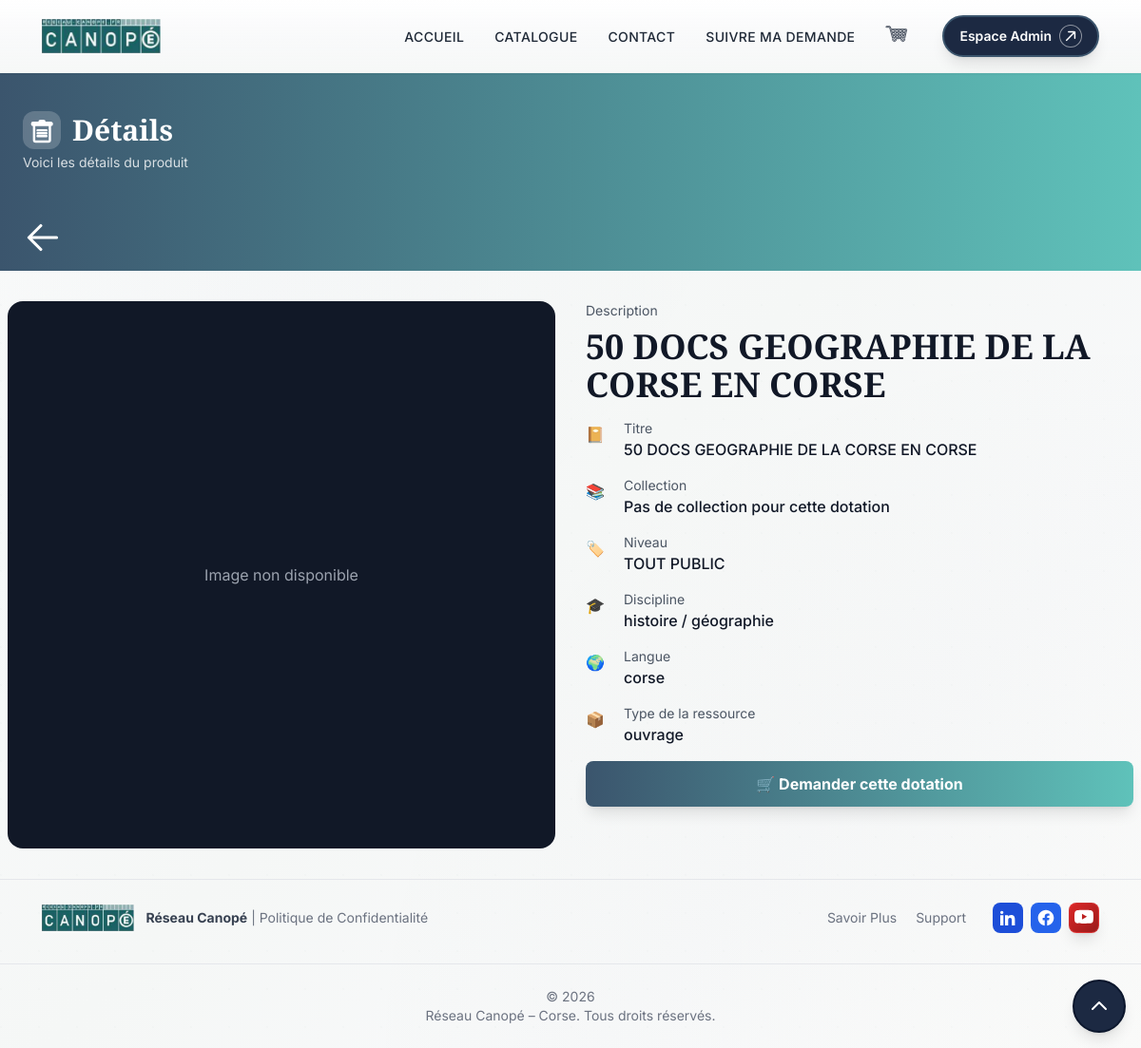
The app's page /details.php?id=14 with its own data.
### tables this page shows
CREATE TABLE `product` (
  `id` int(11) NOT NULL,
  `category_id` int(11) DEFAULT NULL,
  `name` varchar(255) NOT NULL,
  `reference` varchar(100) DEFAULT NULL,
  `description` text,
  `collection` varchar(50) NOT NULL,
  `is_active` tinyint(1) DEFAULT '1',
  `langue_id` int(11) DEFAULT NULL,
  `id_ressource` int(11) NOT NULL,
  `discipline_id` int(11) DEFAULT NULL,
  `stock` int(100) NOT NULL
);

CREATE TABLE `category` (
  `id` int(11) NOT NULL,
  `name` varchar(255) NOT NULL
);

CREATE TABLE `discipline` (
  `id` int(11) NOT NULL,
  `libelle` varchar(100) NOT NULL
);

CREATE TABLE `langue_product` (
  `id` int(11) NOT NULL,
  `langue` varchar(50) NOT NULL
);

CREATE TABLE `type_ressource` (
  `id` int(11) NOT NULL,
  `libelle` varchar(50) NOT NULL
);

### details.php (the view, shortened to what this page needs)
<?php
require_once 'includes/db.php';
$product_id = (int) $_GET['id'];
$stmt = $pdo->prepare('
    SELECT p.*, c.name as category_name, s.quantity as stock_quantity, l.langue as langue, d.libelle as discipline, t.libelle as ressource
    FROM product p
    LEFT JOIN category c ON p.category_id = c.id
    LEFT JOIN stock s ON p.id = s.product_id
    LEFT JOIN langue_product l ON p.langue_id = l.id
    LEFT JOIN discipline d ON p.discipline_id = d.id
    LEFT JOIN type_ressource t ON p.id_ressource = t.id
    WHERE p.id = ?
');
$stmt->execute([$product_id]);
$product = $stmt->fetch();
$img_stmt = $pdo->prepare('SELECT url, alt_text FROM product_image WHERE product_id = ? LIMIT 1');
$img_stmt->execute([$product_id]);
$image = $img_stmt->fetch();
include 'includes/header.php';
?>
<div class="bg-gradient-to-r from-canope-gray to-canope-teal py-10 px-5 ">
    <div class="max-w-6xl mx-auto ">
        <div class="flex items-center gap-3 mb-1">
            <div class="w-10 h-10 bg-white/20 rounded-xl flex items-center justify-center backdrop-blur-sm">
            </div>
            <h1 class="text-3xl font-semibold text-white">Détails</h1>
        </div>
        <p class="text-white/80 text-sm ml-13">Voici les détails du produit</p>
    </div>
</div>
     <div class="bg-gradient-to-r from-canope-gray to-canope-teal py-1 px-5">
     <a href="./donations.php">
        <button class="cursor-pointer duration-200 hover:scale-125 active:scale-100" title="Go Back">
            <svg xmlns="http://www.w3.org/2000/svg" width="50px" height="50px" viewBox="0 0 24 24" class="stroke-white">
                <path stroke-linejoin="round" stroke-linecap="round" stroke-width="1.5" d="M11 6L5 12M5 12L11 18M5 12H19"></path>
            </svg>
        </button>
        </a>
        </div>
 <main class="max-w-7xl mx-auto px-2 py-8">
      <div class="grid grid-cols-2 gap-8">
        <div>
          <div class="relative rounded-2xl overflow-hidden bg-gray-900 aspect-square">
            <?php if ($image): ?>
              <img src="<?php echo htmlspecialchars($image['url']); ?>" alt="<?php echo htmlspecialchars($image['alt_text'] ?? $product['name']); ?>" class="w-full h-full object-cover">
            <?php else: ?>
              <div class="w-full h-full flex items-center justify-center text-gray-400">
                <span>Image non disponible</span>
              </div>
            <?php endif; ?>
          </div>
        </div>
        <div>
          <p class="text-gray-600 text-sm mb-2">Description</p>
          <h1 class="text-4xl font-bold text-gray-900 mb-4"><?php echo htmlspecialchars($product['name']); ?></h1>
          <div class="space-y-4 mb-8">
            <div class="flex gap-4">
              <div class="w-6 h-6 text-teal-600 flex-shrink-0 mt-1">
                📔
              </div>
              <div>
                <p class="text-gray-600 text-sm">Titre</p>
                <p class="text-gray-900 font-medium"><?php echo htmlspecialchars($product['name']); ?></p>
              </div>
            </div>
            <div class="flex gap-4">
              <div class="w-6 h-6 text-teal-600 flex-shrink-0 mt-1">
                📚
              </div>
              <div>
                <p class="text-gray-600 text-sm">Collection</p>
                <p class="text-gray-900 font-medium">
                  <?php
                    if(!empty($product['collection'])){
                      echo htmlspecialchars($product['collection']);
                    }else {
                        echo htmlspecialchars('Pas de collection pour cette dotation');
                    }
                  ?>
                </p>
              </div>
            </div>
            <div class="flex gap-4">
              <div class="w-6 h-6 text-teal-600 flex-shrink-0 mt-1">
                🏷️
              </div>
              <div>
                <p class="text-gray-600 text-sm">Niveau</p>
                <p class="text-gray-900 font-medium"><?php echo htmlspecialchars($product['category_name']); ?></p>
              </div>
            </div>
            <div class="flex gap-4">
              <div class="w-6 h-6 text-teal-600 flex-shrink-0 mt-1">
                🎓
              </div>
              <div>
                <p class="text-gray-600 text-sm">Discipline</p>
                <p class="text-gray-900 font-medium"><?php echo htmlspecialchars($product['discipline']); ?></p>
              </div>
            </div>
            <div class="flex gap-4">
              <div class="w-6 h-6 text-teal-600 flex-shrink-0 mt-1">
                🌍
              </div>
              <div>
                <p class="text-gray-600 text-sm">Langue</p>
                <p class="text-gray-900 font-medium"><?php echo htmlspecialchars($product['langue']); ?></p>
              </div>
            </div>
            <div class="flex gap-4">
              <div class="w-6 h-6 text-teal-600 flex-shrink-0 mt-1">
                📦
              </div>
              <div>
                <p class="text-gray-600 text-sm">Type de la ressource</p>
                <p class="text-gray-900 font-medium"><?php echo htmlspecialchars($product['ressource']); ?></p>
              </div>
            </div>
            <button onclick="addToCart(<?php echo $product['id']; ?>, '<?php echo addslashes(htmlspecialchars($product['name'])); ?>')"
                class=" w-full bg-gradient-to-r from-canope-gray to-canope-teal hover:from-canope-slate hover:to-canope-gray text-white font-bold py-3 px-6 rounded-lg shadow-lg transform transition-all duration-500 ease-in-out hover:scale-105">
                    🛒 Demander cette dotation
            </button>
        </div>
      </div>
    </main>
  </body>
</html>
<?php include 'includes/footer.php'; ?>

### assets/css/style.css (style rules this page uses)
body { background: radial-gradient(ellipse at top left, rgba(58, 107, 86, 0.03) 0%, transparent 50%), radial-gradient(ellipse at bottom right, rgba(74, 93, 59, 0.03) 0%, transparent 50%), linear-gradient(135deg, #ffffff 0%, #f8f9fa 25%, #f5f7f6 50%, #f8f9fa 75%, #ffffff 100%); background-attachment: fixed; min-height: 100vh; }
body::before { content: ''; position: fixed; top: 0; left: 0; width: 100%; height: 100%; background-image: radial-gradient(circle at 1px 1px, rgba(58, 107, 86, 0.015) 1px, transparent 0); background-size: 40px 40px; pointer-events: none; z-index: -1; }

### includes/header.php (style rules this page uses)
body { font-family: 'Inter', sans-serif; }
h1, h2, h3 { font-family: 'Playfair Display', serif; }

### records on screen
product: name "50 DOCS GEOGRAPHIE DE LA CORSE EN CORSE", category.name "TOUT PUBLIC", discipline.libelle "histoire / géographie", langue.langue "corse", id_ressource.libelle "ouvrage"
